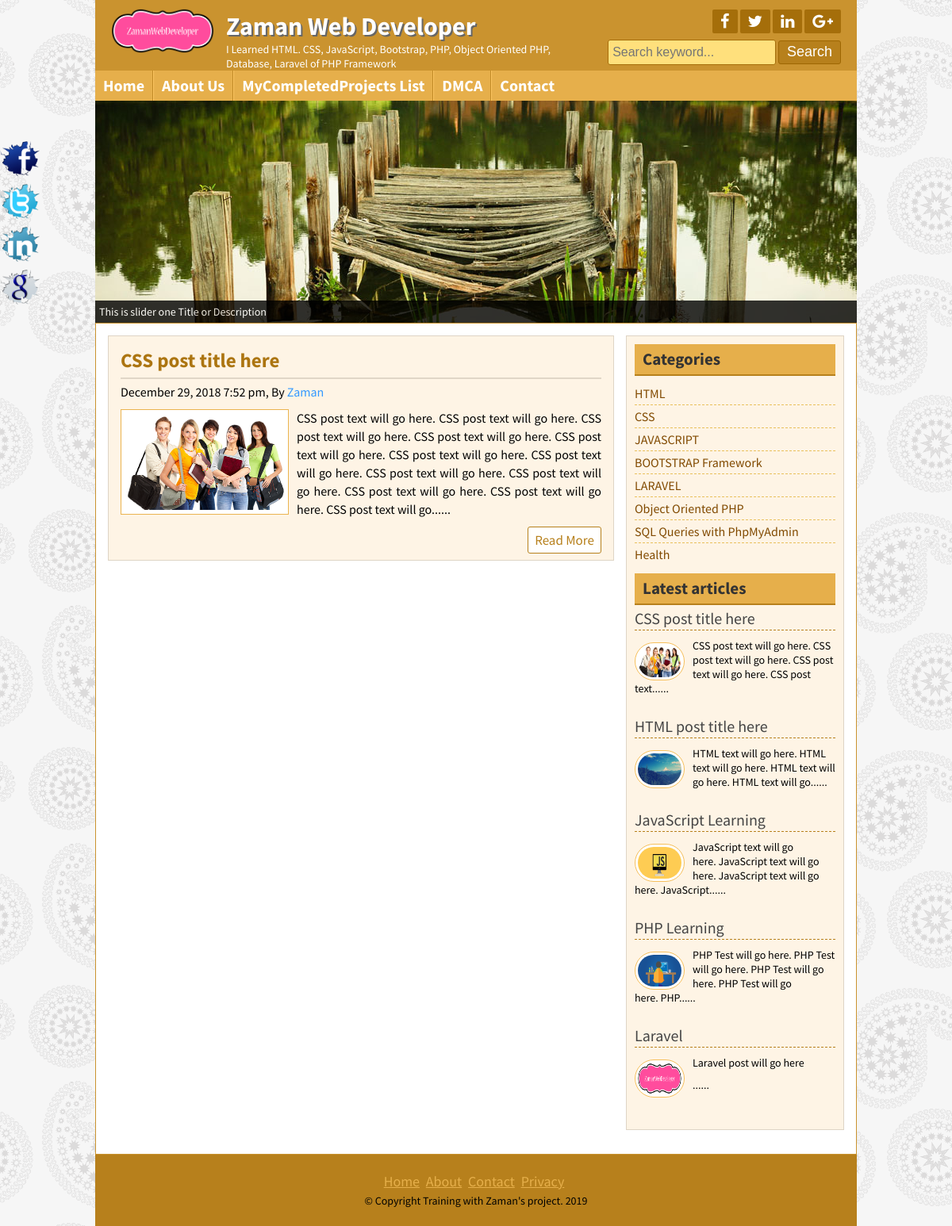
Page /posts.php?category=2 on the committed database.
### tables this page shows
CREATE TABLE `title_slogan` (
  `id` int(11) NOT NULL,
  `title` varchar(255) NOT NULL,
  `slogan` varchar(255) NOT NULL,
  `logo` varchar(255) NOT NULL
);

CREATE TABLE `tbl_social` (
  `id` int(11) NOT NULL,
  `fb` varchar(255) NOT NULL,
  `tw` varchar(255) NOT NULL,
  `ln` varchar(255) NOT NULL,
  `gp` varchar(255) NOT NULL
);

CREATE TABLE `tbl_page` (
  `id` int(11) NOT NULL,
  `name` varchar(255) NOT NULL,
  `body` text NOT NULL
);

CREATE TABLE `tbl_post` (
  `id` int(11) NOT NULL,
  `cat` int(11) NOT NULL,
  `title` varchar(2555) NOT NULL,
  `body` text NOT NULL,
  `image` varchar(255) NOT NULL,
  `author` varchar(50) NOT NULL,
  `tags` varchar(255) NOT NULL,
  `date` timestamp NOT NULL DEFAULT CURRENT_TIMESTAMP,
  `userid` int(11) NOT NULL
);

CREATE TABLE `tbl_category` (
  `id` int(11) NOT NULL,
  `name` varchar(50) NOT NULL
);

CREATE TABLE `tbl_footer` (
  `id` int(11) NOT NULL,
  `note` varchar(255) NOT NULL
);

### lib/Database.php (called while the page is built, shortened)
<?php
Class Database{
	public $host   = DB_HOST;
	public $user   = DB_USER;
	public $pass   = DB_PASS;
	public $dbname = DB_NAME;
	public $link;
	private function connectDB(){
	$this->link = new mysqli($this->host, $this->user, $this->pass, $this->dbname);
 }
	public function select($query){
		$result = $this->link->query($query) or die($this->link->error.__LINE__);
		if($result->num_rows > 0){
			return $result;
		} else {
			return false;
		}
	}
}

### helpers/Format.php (called while the page is built, shortened)
<?php
class Format{
    public function formateDate($date){
        return date('F j, Y g:i a', strtotime($date));
    }
    public function textShorten($text, $limit = 400){
        $text = $text. " ";
        $text = substr($text, 0, $limit);
        $text = substr($text, 0, strripos($text, ' '));
        $text = $text."......";
        return $text;
    }
}
?>

### posts.php (the view)
<?php include 'inc/header.php'; ?>
<?php include 'inc/slider.php'; ?>
<?php
    if (!isset($_GET['category']) || $_GET['category'] == null ){
        header("Location: 404.php");
    }else{
        $category = $_GET['category'];
    }
?>
<div class="contentsection contemplete clear">
    <div class="maincontent clear">
    <?php
        $query = "select * from tbl_post where cat=$category";
        $post = $db->select($query);
        if ($post){
            while ($result=$post->fetch_assoc()){
    ?>
        <div class="samepost clear">
            <h2><a href="post.php?id=<?php echo $result['id'];?>"><?php echo $result['title'];?></a></h2>
            <h4><?php echo $fm->formateDate($result['date']);?>, By <a href="#"><?php echo $result['author'];?></a></h4>
            <a href="#"><img src="zaman/<?php echo $result['image'];?>" alt="post image"/></a>
            <?php echo $fm->textShorten($result['body']);?>
            <div class="readmore clear">
                <a href="post.php?id=<?php echo $result['id'];?>">Read More</a>
            </div>
        </div>
    <?php } }else{
    ?>
        <h1>No Post Available in this Category.</h1>
    <?php } ?>
    </div>
    <?php include "inc/sidebar.php";?>
</div>
<?php include "inc/footer.php";?>

### inc/header.php (shortened to what this page needs)
<?php include 'lib/Database.php'; ?>
<?php include 'helpers/Format.php'; ?>
<?php
    $db = new Database();
    $fm = new Format();
?>
<!DOCTYPE html>
<html>
<head>
	<link rel="stylesheet" href="font-awesome-4.5.0/css/font-awesome.css">
	<link rel="stylesheet" href="css/nivo-slider.css" type="text/css" media="screen" />
	<link rel="stylesheet" href="style.css">
</head>
<body>
	<div class="headersection templete clear">
		<a href="index.php">
			<div class="logo">
<?php
                    $query = "SELECT * FROM title_slogan WHERE id='1'";
                    $blog_title = $db->select($query);
                    if ($blog_title) {
                        while ($result = $blog_title->fetch_assoc()) {
?>
				<img src="zaman/<?php echo $result['logo'];?>" alt="Logo"/>
				<h2><?php echo $result['title'];?></h2>
				<p><?php echo $result['slogan'];?></p>
<?php
		}
	}
?>
			</div>
		</a>
		<div class="social clear">
			<div class="icon clear">
<?php
                    $query = "SELECT * FROM tbl_social WHERE id='1'";
                    $socialmedia = $db->select($query);
                    if ($socialmedia) {
                        while ($result = $socialmedia->fetch_assoc()) {
?>
				<a href="<?php echo $result['fb'];?>" target="_blank"><i class="fa fa-facebook"></i></a>
				<a href="<?php echo $result['tw'];?>" target="_blank"><i class="fa fa-twitter"></i></a>
				<a href="<?php echo $result['ln'];?>" target="_blank"><i class="fa fa-linkedin"></i></a>
				<a href="<?php echo $result['gp'];?>" target="_blank"><i class="fa fa-google-plus"></i></a>
<?php } }?>
			</div>
			<div class="searchbtn clear">
			<form action="search.php" method="get">
				<input type="text" name="search" placeholder="Search keyword..."/>
				<input type="submit" name="submit" value="Search"/>
			</form>
			</div>
		</div>
	</div>
<div class="navsection templete">
<?php
    $path = $_SERVER['SCRIPT_FILENAME'];
    $currentpage = basename($path, '.php');
?>
	<ul>
		<li><a <?php if ($currentpage == 'index') {echo 'id="active"';}?> href="index.php">Home</a></li>
<?php
            $query = "SELECT * FROM tbl_page";
            $pages = $db->select($query);
            if ($pages) {
                while ($result = $pages->fetch_assoc()) {
?>
        <li><a
        <?php
        	if (isset($_GET['pageid']) && $_GET['pageid'] == $result['id'] ) {
        		echo 'id="active"';
        	}
       	?>
        href="page.php?pageid=<?php echo $result['id']; ?>"><?php echo $result['name']; ?></a></li>
<?php } }?>
		<li><a <?php if ($currentpage == 'contact') {echo 'id="active"';}?> href="contact.php">Contact</a></li>
	</ul>
</div>

### inc/sidebar.php
<div class="sidebar clear">
			<div class="samesidebar clear">
				<h2>Categories</h2>
					<ul>
                        <?php
                            $query = "select * from tbl_category";
                            $category = $db->select($query);
                            if ($category) {
                                while ($result = $category->fetch_assoc()) {
                        ?>
                                    <li><a href="posts.php?category=<?php echo $result['id'];?>"><?php echo $result['name'];?></a></li>
                        <?php
                                }
                            }else{
                                ?><li>No Category Created</li><?php
                            }
                        ?>
					</ul>
			</div>
			<div class="samesidebar clear">
				<h2>Latest articles</h2>
			<?php
				$query = "select * from tbl_post limit 5";
				$post = $db->select($query);
	            if ($post){
	            	while ($result=$post->fetch_assoc()){
			?>
					<div class="popular clear">
							<h3><a href="post.php?id=<?php echo $result['id'];?>"><?php echo $result['title'];?></a></h3>
						<a href="post.php?id=<?php echo $result['id'];?>">
							<img src="zaman/<?php echo $result['image'];?>" alt="post image"/>
						</a>
						<?php echo $fm->textShorten($result['body'],120);?>
					</div>
            <?php } }else{header("Location:404.php");}?>
			</div>
		</div>

### inc/footer.php (shortened to what this page needs)
<div class="footersection templete clear">
	  <div class="footermenu clear">
		<ul>
			<li><a href="#">Home</a></li>
			<li><a href="#">About</a></li>
			<li><a href="#">Contact</a></li>
			<li><a href="#">Privacy</a></li>
		</ul>
	  </div>
<?php
                    $query = "SELECT * FROM tbl_footer WHERE id='1'";
                    $footernote = $db->select($query);
                    if ($footernote) {
                        while ($result = $footernote->fetch_assoc()) {
?>
	  <p>&copy; <?php echo $result['note'];?> <?php echo date('Y');?></p>
<?php } }
?>
	</div>
	<div class="fixedicon clear">
<?php
                    $query = "SELECT * FROM tbl_social WHERE id='1'";
                    $socialmedia = $db->select($query);
                    if ($socialmedia) {
                        while ($result = $socialmedia->fetch_assoc()) {
?>
		<a href="<?php echo $result['fb'];?>" target="_blank"><img src="images/fb.png" alt="Facebook"/></a>
		<a href="<?php echo $result['tw'];?>" target="_blank"><img src="images/tw.png" alt="Twitter"/></a>
		<a href="<?php echo $result['ln'];?>" target="_blank"><img src="images/in.png" alt="LinkedIn"/></a>
		<a href="<?php echo $result['gp'];?>" target="_blank"><img src="images/gl.png" alt="GooglePlus"/></a>
<?php } }?>
	</div>
</body>
</html>

### rows in the picture
title_slogan: logo (picture), title "Zaman Web Developer", slogan "I Learned HTML. CSS, JavaScript, Bootstrap, PHP, Object Oriented PHP, Database, Laravel of PHP Framework"
tbl_page: name "About Us"
tbl_page: name "MyCompletedProjects List"
tbl_page: name "DMCA"
tbl_post: title "CSS post title here", date "December 29, 2018 7:52 pm", author "Zaman", image (picture), body "CSS post text will go here. CSS post text will go here. CSS post text will go here. CSS post text will go here. CSS post text will go here. CSS post text will go here. CSS post text will go here. CSS post text will go here. CSS post text will go here. CSS post text will go here. CSS post text will go here. CSS post text will go......", body "CSS post text will go here. CSS post text will go here. CSS post text will go here. CSS post text......"
tbl_category: name "HTML"
tbl_category: name "CSS"
tbl_category: name "JAVASCRIPT"
tbl_category: name "BOOTSTRAP Framework"
tbl_category: name "LARAVEL"
tbl_category: name "Object Oriented PHP"
tbl_category: name "SQL Queries with PhpMyAdmin"
tbl_category: name "Health"
tbl_post: title "HTML post title here", image (picture), body "HTML text will go here. HTML text will go here. HTML text will go here. HTML text will go......"
tbl_post: title "JavaScript Learning", image (picture), body "JavaScript text will go here. JavaScript text will go here. JavaScript text will go here. JavaScript......"
tbl_post: title "PHP Learning", image (picture), body "PHP Test will go here. PHP Test will go here. PHP Test will go here. PHP Test will go here. PHP......"
tbl_post: title "Laravel", image (picture), body "Laravel post will go here ......"
tbl_footer: note "Copyright Training with Zaman's project."
